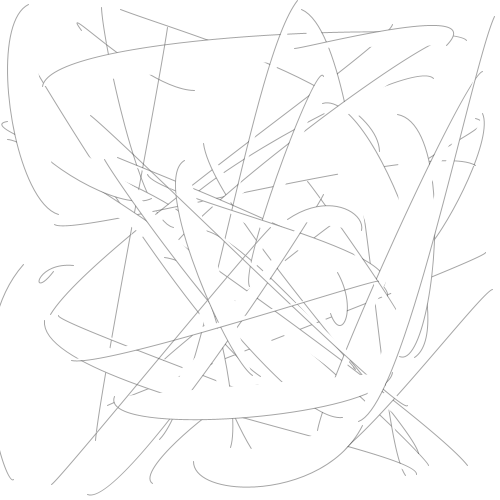
Frame 1 (no input)
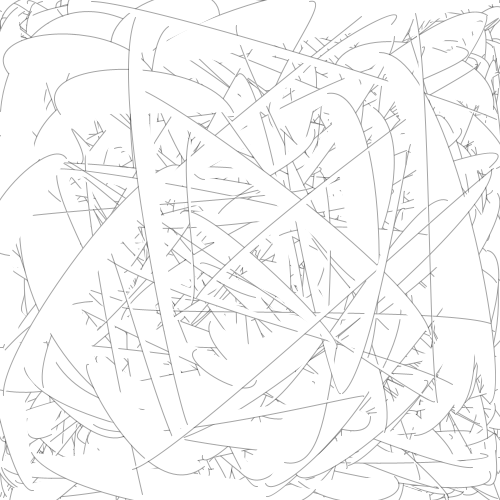
Frame 60 (the mouse pressed at the canvas centre just before this capture)
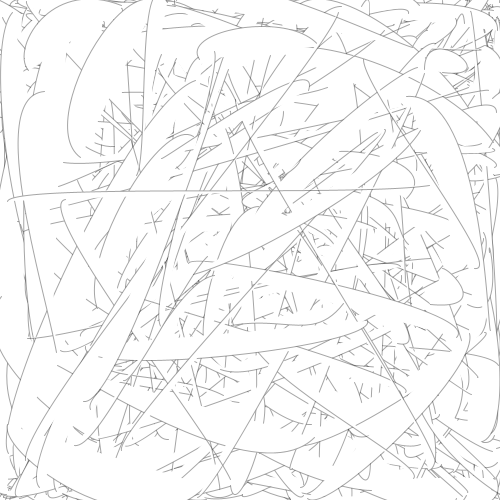
Frame 120 (the mouse held since frame 60 and released just before this capture)

The Processing sketch that drew these frames (run headless with seeded random() and noise(); from frame 60 on, the mouse is pressed at the canvas centre):

// Processing sketch: processing_88819
// ── processing_88819.pde

int lines = 50;
int frameR = 10;

void setup() {  //setup function called initially, only once
  size(500, 500);
  background(255);  //set background white
  stroke(0, 0, 0, 90);
  fill(255);
  frameRate(frameR);
 
}

void draw() {  //draw function loops 

    for(int i = 0; i<lines; i++){
        curve(random(width), random(height), random(width), random(height), random(width), random(height), random(width), random(height));
    }
}
